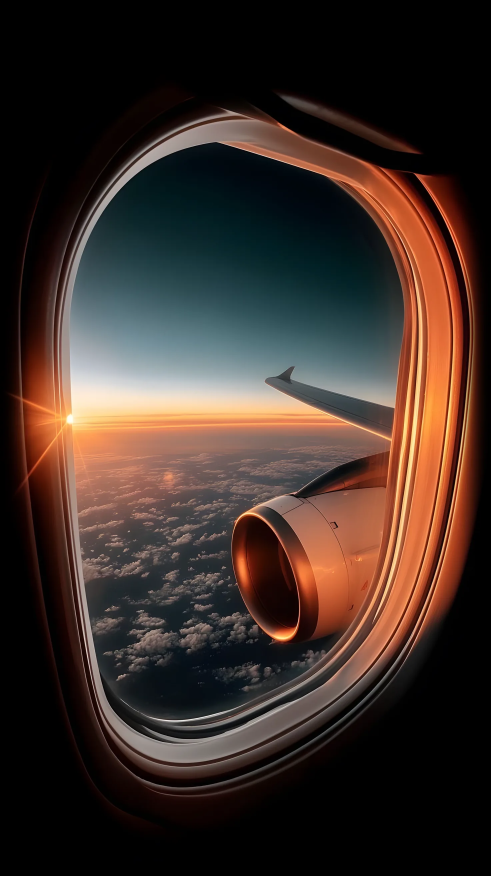
#> input picture vorlagen/luxus-scroll/assets/img/fenster-foto-1472.webp, 1472 x 2626 px, given in place of cab4k_1.png, which was not available (shown at 1/3 size)
$ python post_4k.py
#> lines starting #> are read from the running program, lines starting #| are printed output that depends on the picture
"""Nachbearbeitung der 4K-Renders zu Web-Bildern in mehreren Größen.

Aufruf im Ordner mit den Roh-Renders (cab4k_1.png ... cab4k_4.png):
    python3 post_4k.py
Schreibt nach assets/img der Vorlage.
"""
import os
import numpy as np
from PIL import Image, ImageFilter

OUT = os.path.join(os.path.dirname(os.path.abspath(__file__)), '..', '..', 'assets', 'img')


def grain(a, amt, seed):
    rng = np.random.default_rng(seed)
    g = rng.normal(0, 1, a.shape[:2]).astype(np.float32)
    lum = a.mean(2, keepdims=True)
    return a + g[..., None] * (amt / 255.0) * (0.35 + lum * (1 - lum) * 2.6)


def save(im, name, q=80):
    im.save(os.path.join(OUT, name), quality=q, method=6)
    print(name, im.size, os.path.getsize(os.path.join(OUT, name)) // 1024, 'KB')


def clouds():
    d = Image.open('w4k_desk.png').convert('RGB').resize((3840, 2160), Image.LANCZOS)
    a = np.asarray(d).astype(np.float32) / 255.0
    a = np.clip(grain(a, 3.0, 3), 0, 1)
    d = Image.fromarray((a * 255 + 0.5).astype(np.uint8))
    save(d, 'wolken-3840.webp', 78)
    save(d.resize((2560, 1440), Image.LANCZOS), 'wolken-2560.webp', 80)
    save(d.resize((1600, 900), Image.LANCZOS), 'wolken-1600.webp', 80)
    m = Image.open('w4k_mob.png').convert('RGB').resize((2160, 3840), Image.LANCZOS)
    a = np.asarray(m).astype(np.float32) / 255.0
    a = np.clip(grain(a, 2.8, 5), 0, 1)
    m = Image.fromarray((a * 255 + 0.5).astype(np.uint8))
    save(m, 'wolken-hoch-2160.webp', 78)
    save(m.resize((1080, 1920), Image.LANCZOS), 'wolken-hoch-1080.webp', 80)


def cabin(i):
#> called with i = 1
    W, H = 3840, 2880
    k = W / 1600.0  # Maßstab gegenüber der ersten 1600er Fassung
    im = Image.open(f'cab4k_{i}.png').convert('RGB').resize((W, H), Image.LANCZOS)
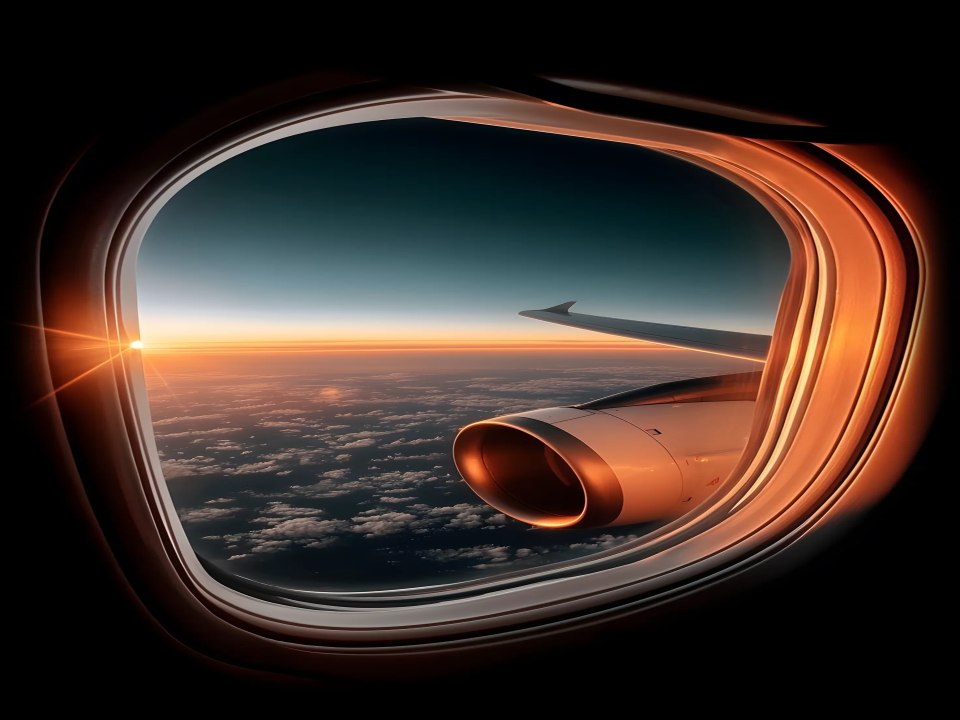
#> im: PIL image 3840x2880 RGB (shown at 1/4 size); mean R, G, B 61.3, 46.3, 39.8
    a = np.asarray(im).astype(np.float32) / 255.0
    lum = a.mean(2, keepdims=True)
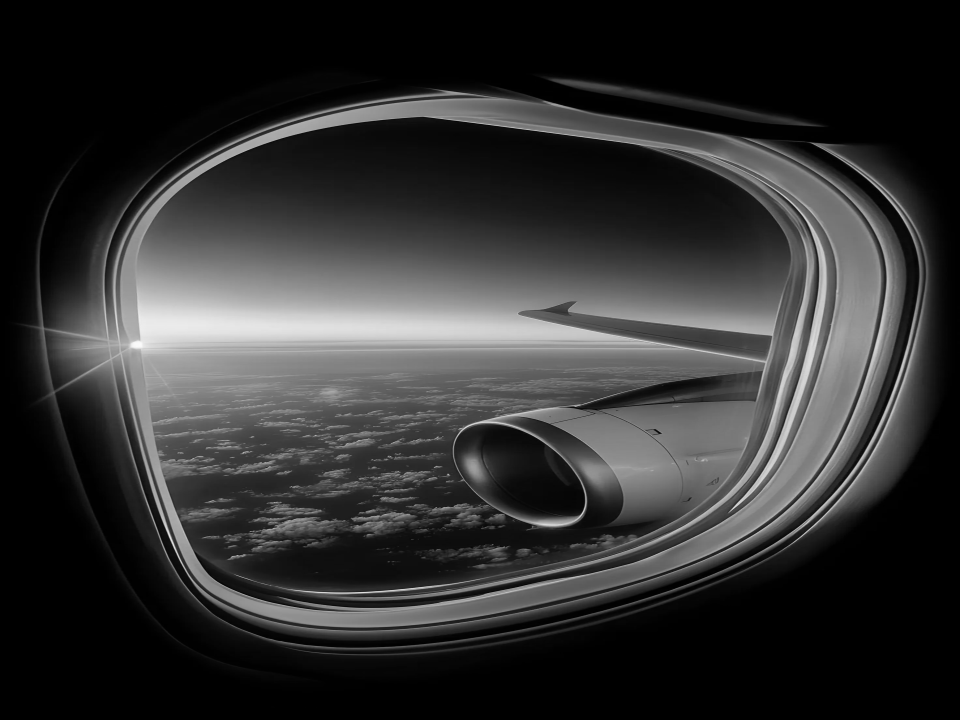
#> lum: shape (2880, 3840, 1) float32 (shown at 1/4 size); min 0, max 1, mean 0.193
    bright = np.clip((lum - 0.62) / 0.38, 0, 1) * a
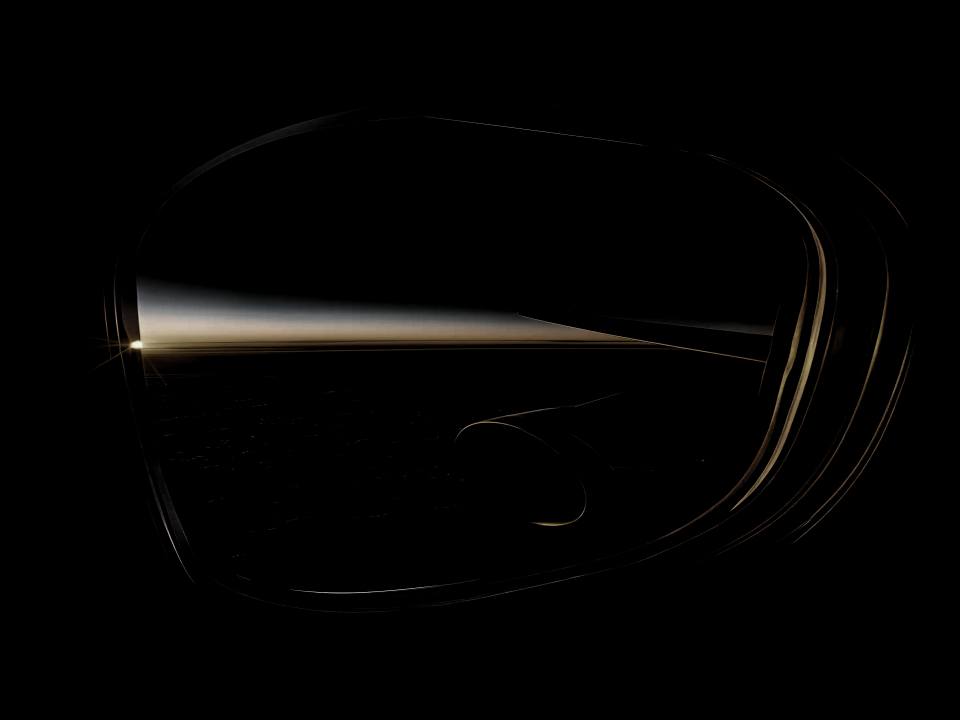
#> bright: shape (2880, 3840, 3) float32 (shown at 1/4 size); mean R, G, B 0.0158, 0.014, 0.0119
    bimg = Image.fromarray((bright * 255).astype(np.uint8))
    b1 = np.asarray(bimg.filter(ImageFilter.GaussianBlur(14 * k))).astype(np.float32) / 255.0
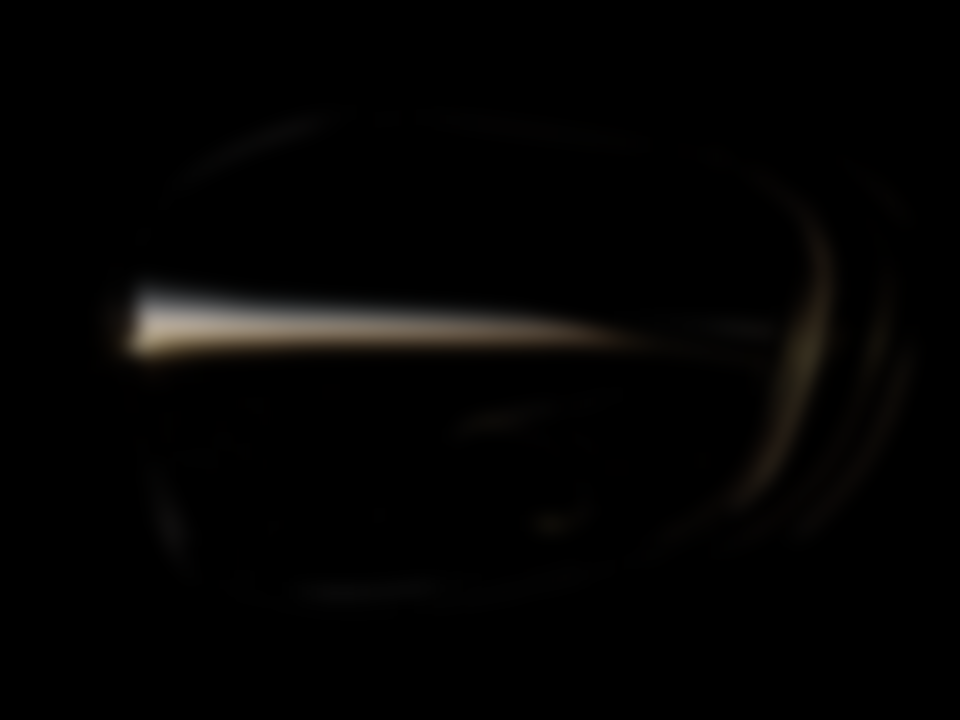
#> b1: shape (2880, 3840, 3) float32 (shown at 1/4 size); mean R, G, B 0.0157, 0.0139, 0.0119
    b2 = np.asarray(bimg.filter(ImageFilter.GaussianBlur(48 * k))).astype(np.float32) / 255.0
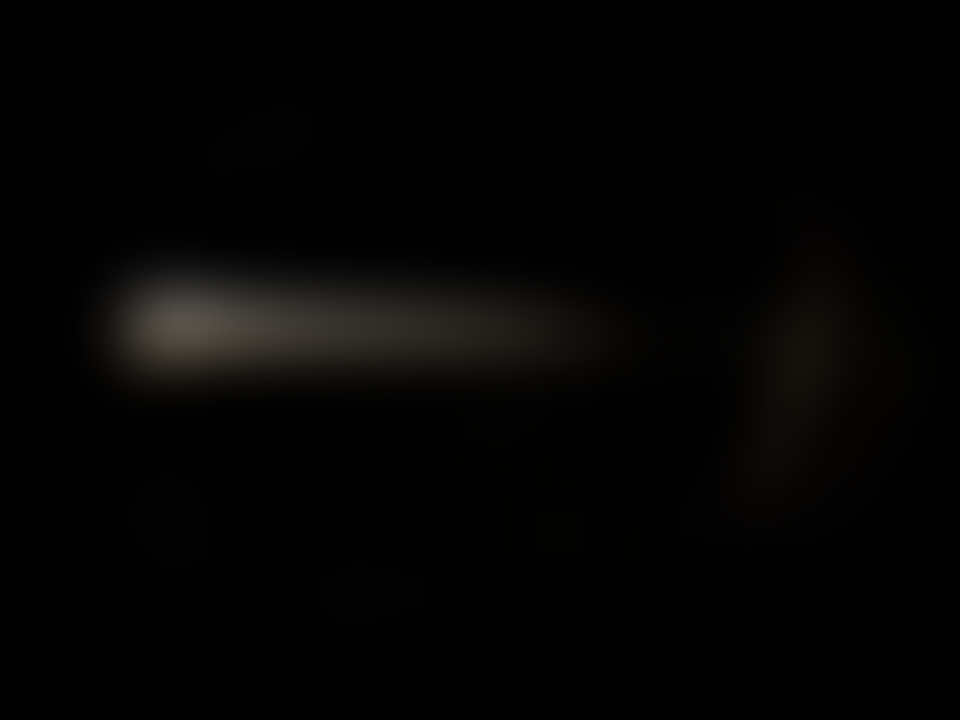
#> b2: shape (2880, 3840, 3) float32 (shown at 1/4 size); mean R, G, B 0.0157, 0.0138, 0.0119
    a = a + b1 * 0.45 + b2 * 0.35
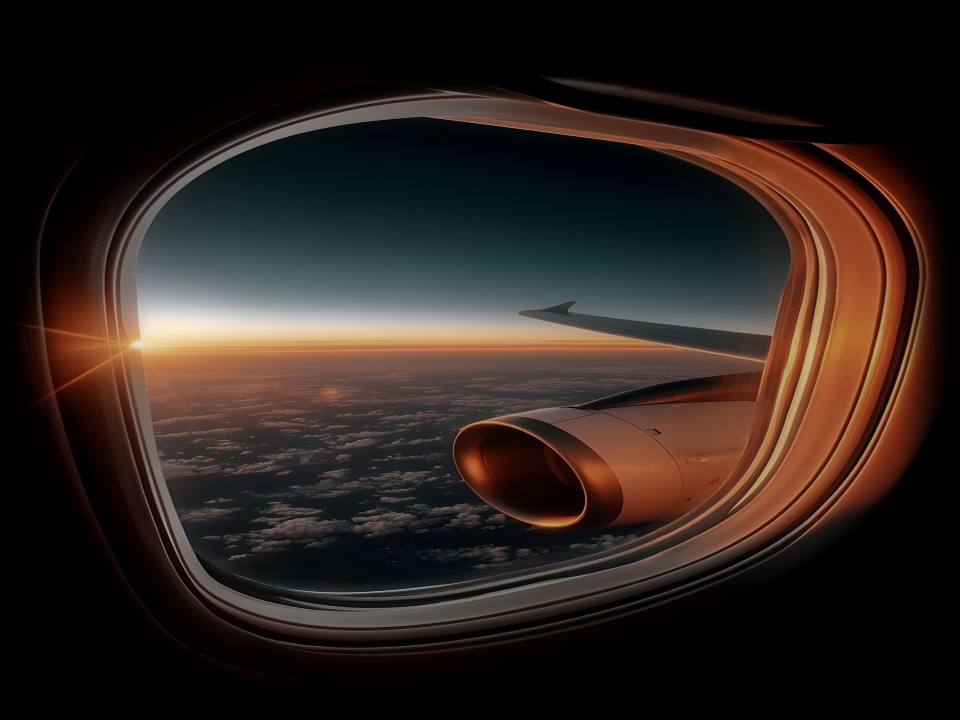
#> a: shape (2880, 3840, 3) float32 (shown at 1/4 size); mean R, G, B 0.251, 0.192, 0.165; drawn with min black and max white
    yy, xx = np.mgrid[0:H, 0:W]
    r2 = ((xx - W / 2) / (W / 2)) ** 2 + ((yy - H / 2) / (H / 2)) ** 2
    a *= (1 - 0.28 * np.clip(r2, 0, 1.6))[..., None]
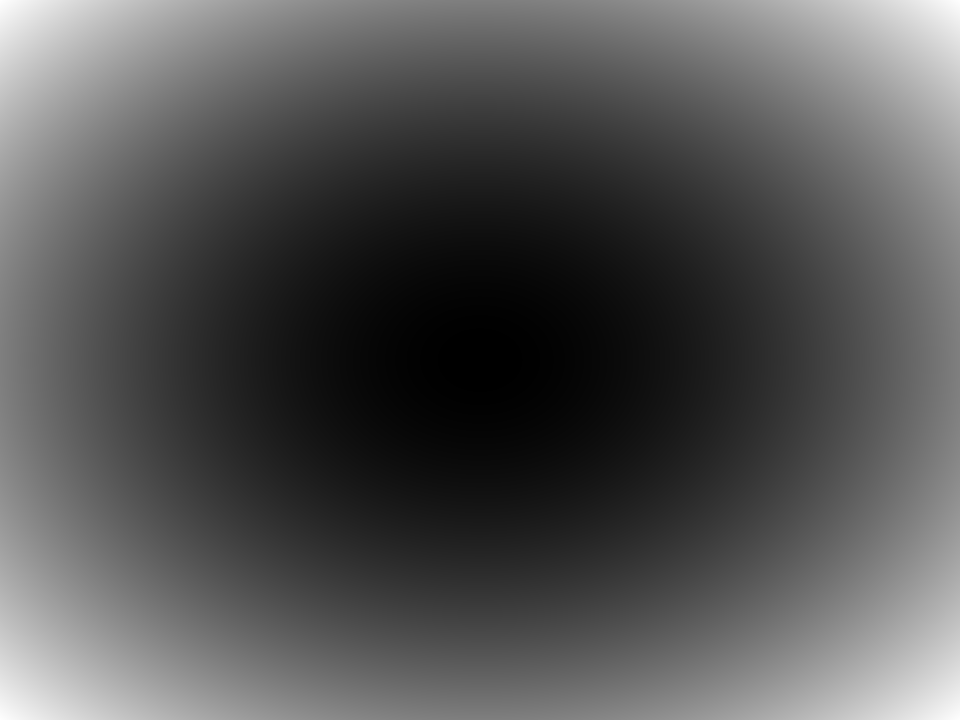
#> r2: shape (2880, 3840) float64 (shown at 1/4 size); min 0, max 2, mean 0.667; drawn with min black and max white
#> (the run stopped early here; a loop or call above may not have finished)
